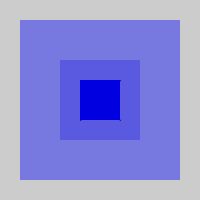
Frame 1 (no input)
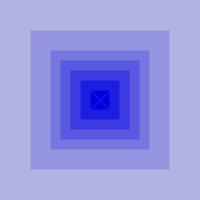
Frame 60 (the mouse pressed at the canvas centre just before this capture)
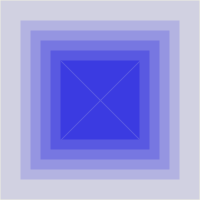
Frame 120 (the mouse held since frame 60 and released just before this capture)

The Processing sketch that drew these frames (run headless with seeded random() and noise(); from frame 60 on, the mouse is pressed at the canvas centre):

// Processing sketch: processing_18558
// ── processing_18558.pde

void setup(){
  size(200,200);
}

int x=0;
void draw(){
  
  
  noStroke();
  rectMode(CENTER);

  fill(x+120,x+120,225);
  rect(100,100,x+160,x+160);
  fill(x+90,x+90,225);
  rect(100,100,x+80,x+80);
  fill(x+60,x+60,225);
  rect(100,100,x+40,x+40);
  fill(x+30,x+30,225);
  rect(100,100,x+20,x+20);
  fill(x,x,225);
  rect(100,100,x,x);
  fill(x-30,x-30,225);
  rect(100,100,x-20,x-20);
  fill(x-60,x-60,225);
  rect(100,100,x-40,x-40);
  
  stroke(x-30,x-30,225);
  line(120-x/2,120-x/2,80+x/2,80+x/2);
  line(120-x/2,80+x/2,80+x/2,120-x/2);
  
  x++;

}
